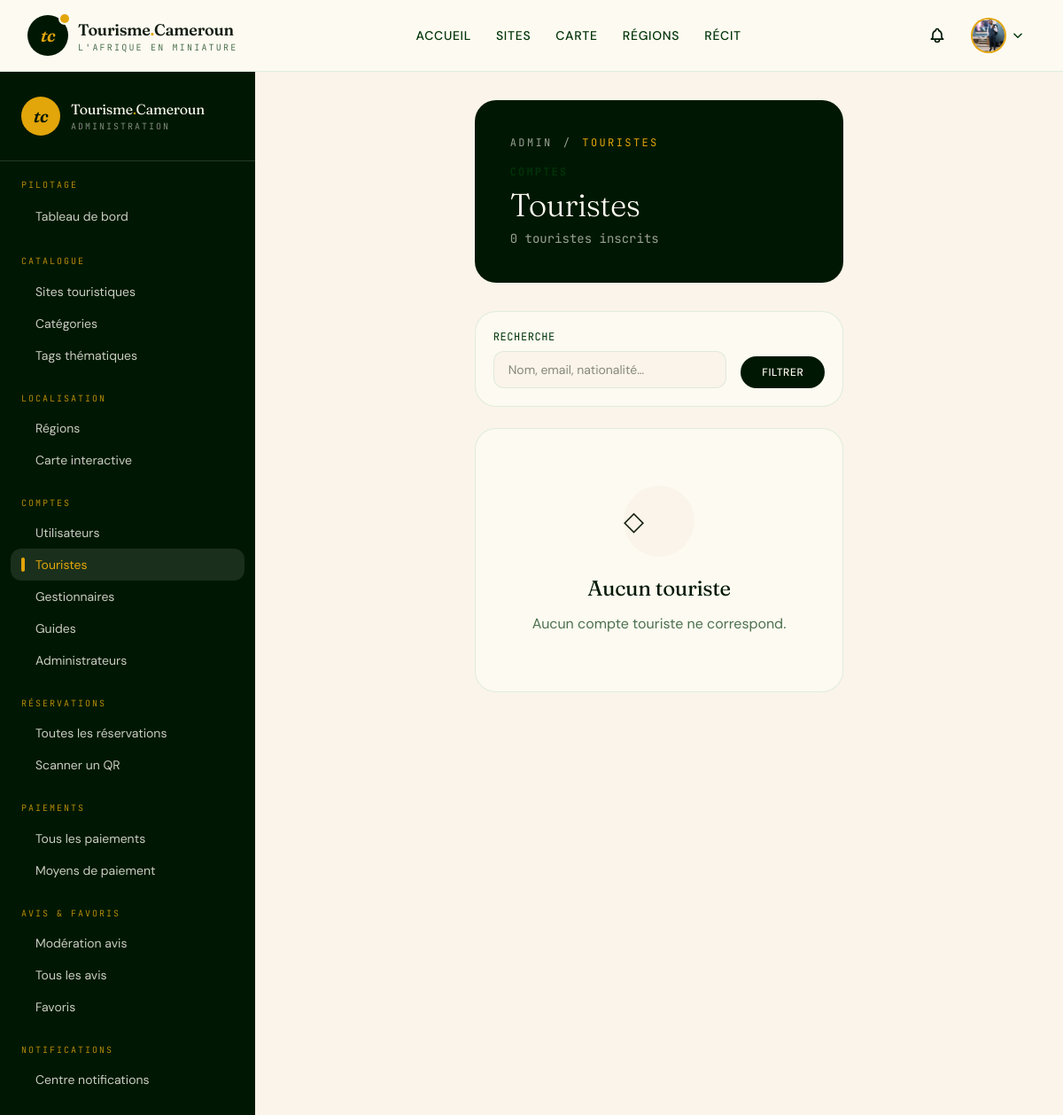
Page /compte/admin/touristes/ (signed in, upper part) on the earlier database version.
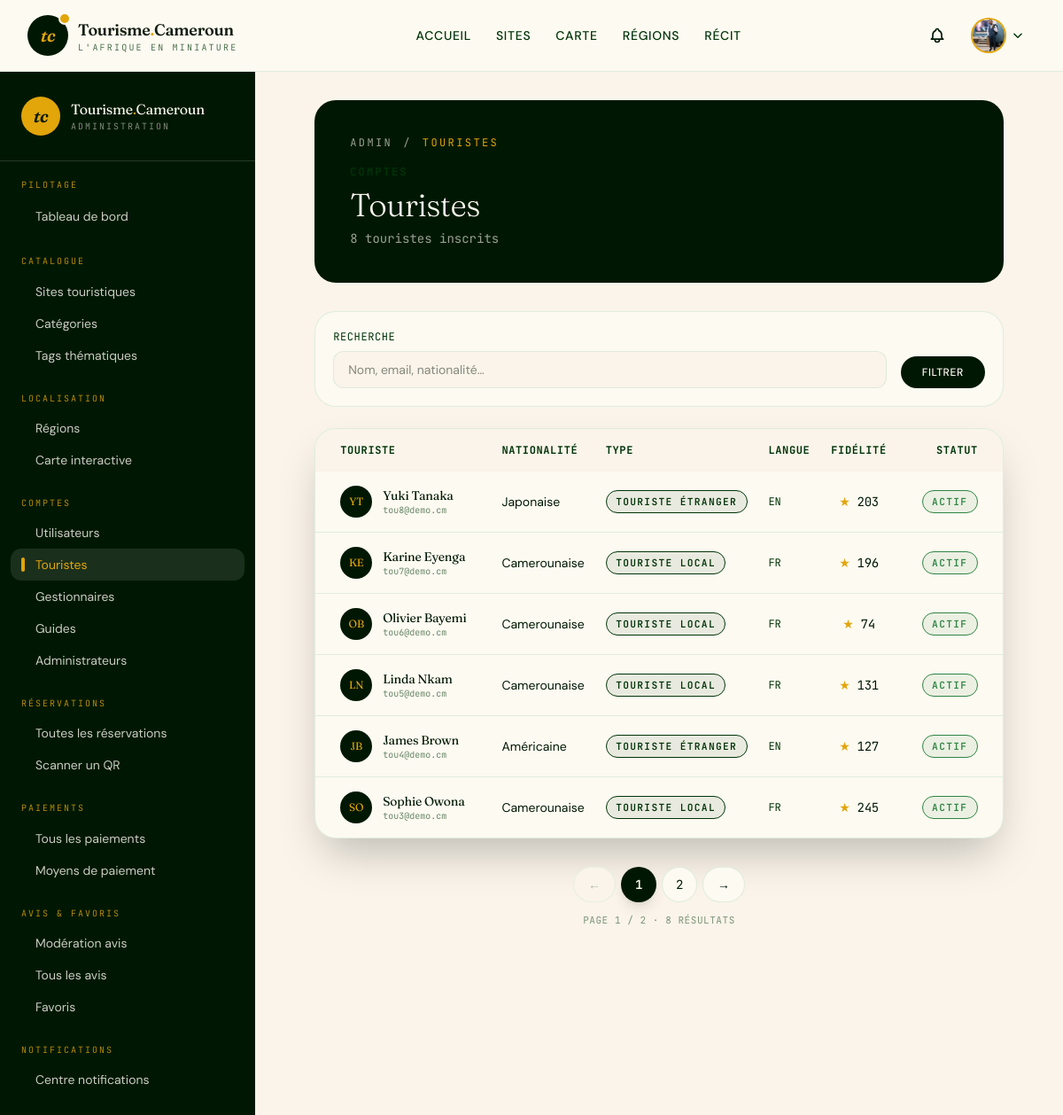
Same page on the later database version.
### compte/models.py (models this page shows, shortened)
class User(AbstractUser):
    class UserType(models.TextChoices):
        TOURISTE = 'touriste', 'Touriste'
        GESTIONNAIRE = 'gestionnaire', 'Gestionnaire de site'
        GUIDE = 'guide', 'Guide touristique'
        ADMIN = 'admin', 'Administrateur'
    id = models.UUIDField(
        primary_key=True,
        default=uuid.uuid4,
        editable=False
    )
    username = None
    email = models.EmailField(
        unique=True,
        verbose_name="Adresse email"
    )
    telephone = models.CharField(
        max_length=20,
        blank=True,
        verbose_name="Téléphone",
        help_text="Format international : +237 6XX XXX XXX"
    )
    photo_profil = models.ImageField(
        upload_to='profiles/%Y/%m/',
        blank=True,
        null=True,
        verbose_name="Photo de profil"
    )
    type_user = models.CharField(
        max_length=20,
        choices=UserType.choices,
        default=UserType.TOURISTE,
        verbose_name="Type d'utilisateur"
    )
    date_inscription = models.DateTimeField(
        auto_now_add=True,
        verbose_name="Date d'inscription"
    )
    USERNAME_FIELD = 'email'
    REQUIRED_FIELDS = []  # Champs requis lors du createsuperuser, en plus de l'email
    objects = UserManager()
    class Meta:
        verbose_name = "Utilisateur"
        verbose_name_plural = "Utilisateurs"
        ordering = ['-date_inscription']
        indexes = [
            models.Index(fields=['email']),
            models.Index(fields=['type_user']),
        ]
    @property
    def nom_complet(self):
        return f"{self.first_name} {self.last_name}".strip()

class Touriste(TimestampedModel):
    class TypeTouriste(models.TextChoices):
        LOCAL = 'local', 'Touriste local'
        ETRANGER = 'etranger', 'Touriste étranger'
    user = models.OneToOneField(
        User,
        on_delete=models.CASCADE,
        related_name='profil_touriste',
        verbose_name="Compte utilisateur"
    )
    nationalite = models.CharField(
        max_length=50,
        default='Camerounaise',
        verbose_name="Nationalité"
    )
    cni_passeport = models.CharField(
        max_length=30,
        blank=True,
        verbose_name="N° CNI ou passeport",
        help_text="Pour vérification à l'entrée des sites"
    )
    type = models.CharField(
        max_length=20,
        choices=TypeTouriste.choices,
        default=TypeTouriste.LOCAL,
        verbose_name="Type"
    )
    langue_pref = models.CharField(
        max_length=10,
        choices=[('fr', 'Français'), ('en', 'English')],
        default='fr',
        verbose_name="Langue préférée"
    )
    date_naissance = models.DateField(
        null=True,
        blank=True,
        verbose_name="Date de naissance"
    )
    points_fidelite = models.PositiveIntegerField(
        default=0,
        verbose_name="Points de fidélité"
    )
    class Meta:
        verbose_name = "Touriste"
        verbose_name_plural = "Touristes"

### compte/views.py (the view, shortened to what this page needs)
# urls.py: path('admin/touristes/',       views.admin_liste_touristes,       name='admin_liste_touristes'),
@login_required
@user_passes_test(est_admin, login_url='compte:connexion')
def admin_liste_touristes(request):
    q = request.GET.get('q', '').strip()
    qs = Touriste.objects.select_related('user').order_by('-created_at')
    total = qs.count()
    page_obj = paginer(request, qs)
    return render(request, 'compte/touriste/liste_touriste.html', {
        'touristes': page_obj, 'page_obj': page_obj, 'q': q,
        'total': total,
        'page_title': 'Touristes',
    })

### templates/compte/touriste/liste_touriste.html (shortened to what this page needs)
{% extends "base.html" %}
{% block content %}
<div class="max-w-[1400px] mx-auto px-4 sm:px-6 lg:px-8 py-8">
  <header class="bg-foret-900 text-base-100 rounded-3xl p-7 lg:p-10 relative overflow-hidden mb-8">
    <nav class="relative flex items-center gap-3 text-xs font-mono uppercase tracking-[0.2em] text-base-100/60 mb-4">
      <a href="{% url 'compte:dashbord_admin' %}" class="hover:text-accent transition">Admin</a>
      <span>/</span>
      <span class="text-accent">Touristes</span>
    </nav>
    <p class="relative eyebrow text-accent mb-2">Comptes</p>
    <h1 class="relative font-display text-3xl lg:text-4xl font-light">Touristes</h1>
    <p class="relative text-sm text-base-100/60 mt-2 font-mono">{{ total }} touriste{{ total|pluralize }} inscrit{{ total|pluralize }}</p>
  </header>
  <form method="get" class="bg-base-100 border border-foret-100/60 rounded-3xl p-5 mb-6 flex flex-wrap gap-4 items-end">
    <div class="flex-1 min-w-[200px]">
      <label class="block text-xs font-mono uppercase tracking-wider text-foret-700 mb-2">Recherche</label>
      <input type="text" name="q" value="{{ q }}" placeholder="Nom, email, nationalité…"
             class="w-full bg-sable-50 border border-foret-100/60 focus:border-foret-700 rounded-xl px-4 py-2.5 text-sm focus:outline-none">
    </div>
    <button type="submit" class="bg-foret-900 text-base-100 rounded-full px-6 py-2.5 text-xs font-medium uppercase tracking-wider hover:bg-foret-700 transition">Filtrer</button>
  </form>
  {% if touristes %}
  <div class="bg-base-100 border border-foret-100/60 rounded-3xl shadow-2xl overflow-hidden">
    <div class="overflow-x-auto">
      <table class="w-full text-sm">
        <thead class="bg-sable-50 text-xs font-mono uppercase tracking-wider text-foret-700">
          <tr>
            <th class="px-7 py-4 text-left">Touriste</th>
            <th class="px-3 py-4 text-left">Nationalité</th>
            <th class="px-3 py-4 text-left">Type</th>
            <th class="px-3 py-4 text-left">Langue</th>
            <th class="px-3 py-4 text-center">Fidélité</th>
            <th class="px-7 py-4 text-right">Statut</th>
          </tr>
        </thead>
        <tbody class="divide-y divide-foret-100/60">
          {% for t in touristes %}
          <tr class="hover:bg-sable-50/60 transition">
            <td class="px-7 py-4">
              <div class="flex items-center gap-3">
                <div class="w-9 h-9 rounded-full bg-foret-900 text-accent grid place-items-center font-display text-xs">
                  {{ t.user.first_name|first|upper }}{{ t.user.last_name|first|upper }}
                </div>
                <div>
                  <p class="font-display text-sm text-foret-900">{{ t.user.nom_complet|default:t.user.email }}</p>
                  <p class="text-[10px] font-mono text-foret-700/60">{{ t.user.email }}</p>
                </div>
              </div>
            </td>
            <td class="px-3 py-4 text-foret-900">{{ t.nationalite|default:"—" }}</td>
            <td class="px-3 py-4">
              <span class="badge-stamp text-foret-700 border-foret-700/40 text-[10px]">{{ t.get_type_display }}</span>
            </td>
            <td class="px-3 py-4 font-mono-num text-xs uppercase text-foret-700">{{ t.langue_pref }}</td>
            <td class="px-3 py-4 text-center font-mono-num text-foret-900">
              <span class="text-accent">★</span> {{ t.points_fidelite }}
            </td>
            <td class="px-7 py-4 text-right">
              {% if t.user.is_active %}
                <span class="badge-stamp text-success border-success/40 text-[10px]">Actif</span>
              {% else %}
                <span class="badge-stamp text-error border-error/40 text-[10px]">Suspendu</span>
              {% endif %}
            </td>
          </tr>
          {% endfor %}
        </tbody>
      </table>
    </div>
  </div>
  {% include "partials/_pagination.html" %}
  {% else %}
  <div class="bg-base-100 border border-foret-100/60 rounded-3xl p-16 text-center">
    <div class="inline-flex w-20 h-20 rounded-full bg-sable-50 grid place-items-center text-3xl mb-5">◇</div>
    <h3 class="font-display text-2xl text-foret-900 mb-3">Aucun touriste</h3>
    <p class="text-foret-700/70">Aucun compte touriste ne correspond.</p>
  </div>
  {% endif %}
</div>
{% endblock %}

### templates/partials/_navbar.html (shortened to what this page needs)
{% load static %}
<nav class="sticky top-0 z-40 bg-base-100/90 backdrop-blur-md border-b border-foret-100/60"
     x-data="{ mobileOpen: false, userOpen: false, scrolled: false }"
     @scroll.window="scrolled = window.scrollY > 8"
     :class="scrolled ? 'shadow-[0_8px_24px_-12px_oklch(20%_0.03_145/0.18)]' : ''">
  <div class="max-w-7xl mx-auto px-4 sm:px-6 lg:px-8">
    <div class="flex items-center justify-between h-20">
      <a href="{% url 'home' %}" class="group flex items-center gap-3">
        <span class="relative grid place-items-center w-11 h-11 rounded-full
                     bg-foret-900 text-accent ring-1 ring-foret-900
                     transition-transform group-hover:rotate-[-8deg]">
          <span class="font-display text-xl font-semibold leading-none italic">tc</span>
          <span class="absolute -top-0.5 -right-0.5 w-2.5 h-2.5 rounded-full bg-accent ring-2 ring-base-100"></span>
        </span>
        <div class="hidden sm:flex flex-col leading-tight">
          <span class="font-display text-lg font-semibold tracking-tight">Tourisme<span class="text-accent">.</span>Cameroun</span>
          <span class="text-[10px] uppercase tracking-[0.22em] text-foret-700/70 font-mono">L'Afrique en miniature</span>
        </div>
      </a>
      <div class="hidden lg:flex items-center gap-1">
        {% with rm=request.resolver_match.url_name %}
        <a href="{% url 'home' %}"
           class="px-3 py-2 text-sm uppercase tracking-wider font-medium transition-colors
                  {% if rm == 'home' %}text-foret-900 underline decoration-accent decoration-2 underline-offset-8{% else %}text-foret-700 hover:text-foret-900{% endif %}">
          Accueil
        </a>
        <a href="{% url 'catalogue:liste_sites' %}"
           class="px-3 py-2 text-sm uppercase tracking-wider font-medium transition-colors
                  {% if rm == 'liste_sites' %}text-foret-900 underline decoration-accent decoration-2 underline-offset-8{% else %}text-foret-700 hover:text-foret-900{% endif %}">
          Sites
        </a>
        <a href="{% url 'localisation:carte' %}"
           class="px-3 py-2 text-sm uppercase tracking-wider font-medium transition-colors
                  {% if rm == 'carte' %}text-foret-900 underline decoration-accent decoration-2 underline-offset-8{% else %}text-foret-700 hover:text-foret-900{% endif %}">
          Carte
        </a>
        <a href="{% url 'localisation:liste_regions_publique' %}"
           class="px-3 py-2 text-sm uppercase tracking-wider font-medium transition-colors
                  {% if rm == 'liste_regions_publique' %}text-foret-900 underline decoration-accent decoration-2 underline-offset-8{% else %}text-foret-700 hover:text-foret-900{% endif %}">
          Régions
        </a>
        <a href="{% url 'a_propos' %}"
           class="px-3 py-2 text-sm uppercase tracking-wider font-medium transition-colors
                  {% if rm == 'a_propos' %}text-foret-900 underline decoration-accent decoration-2 underline-offset-8{% else %}text-foret-700 hover:text-foret-900{% endif %}">
          Récit
        </a>
        {% endwith %}
      </div>
      <div class="flex items-center gap-3">
        {% if user.is_authenticated %}
          <div class="hidden md:block relative" x-data="{ bellOpen: false }" @click.away="bellOpen = false">
            <button @click="bellOpen = !bellOpen"
                    class="relative w-10 h-10 rounded-full hover:bg-sable-50 transition grid place-items-center text-foret-900"
                    aria-label="Notifications">
              <svg class="w-5 h-5" fill="none" stroke="currentColor" viewBox="0 0 24 24">
                <path stroke-linecap="round" stroke-linejoin="round" stroke-width="2" d="M15 17h5l-1.4-1.4A2 2 0 0 1 18 14.2V11a6 6 0 0 0-4-5.6V5a2 2 0 1 0-4 0v.4A6 6 0 0 0 6 11v3.2c0 .5-.2 1-.6 1.4L4 17h5m6 0v1a3 3 0 1 1-6 0v-1m6 0H9"/>
              </svg>
            </button>
          </div>
          <div class="hidden md:block relative" @click.away="userOpen = false">
            <button @click="userOpen = !userOpen"
                    class="flex items-center gap-2 pl-2 pr-3 py-1.5 rounded-full hover:bg-sable-50 transition">
              {% if user.photo_profil %}
                <img src="{{ user.photo_profil.url }}" alt="" class="w-9 h-9 rounded-full object-cover ring-2 ring-accent">
              {% else %}
                <div class="w-9 h-9 rounded-full bg-foret-900 text-accent grid place-items-center font-display text-sm font-semibold ring-2 ring-accent/40">
                  {{ user.first_name|first|upper }}{{ user.last_name|first|upper|default:'' }}
                </div>
              {% endif %}
              <svg class="w-3.5 h-3.5 text-foret-700" :class="userOpen ? 'rotate-180' : ''" fill="none" stroke="currentColor" viewBox="0 0 24 24" style="transition: transform 0.2s;">
                <path stroke-linecap="round" stroke-linejoin="round" stroke-width="2.5" d="M19 9l-7 7-7-7"/>
              </svg>
            </button>
          </div>
        {% endif %}
      </div>
    </div>
  </div>
</nav>

Differences in the rows shown:
added Touriste: user.first_name|first "Y", user.last_name|first "T", user.nom_complet "Yuki Tanaka", user.email "tou8@demo.cm", nationalite "Japonaise", type "TOURISTE ÉTRANGER", langue_pref "EN", points_fidelite "203", shows "ACTIF"
added Touriste: user.first_name|first "K", user.last_name|first "E", user.nom_complet "Karine Eyenga", user.email "tou7@demo.cm", nationalite "Camerounaise", type "TOURISTE LOCAL", langue_pref "FR", points_fidelite "196", shows "ACTIF"
added Touriste: user.first_name|first "O", user.last_name|first "B", user.nom_complet "Olivier Bayemi", user.email "tou6@demo.cm", nationalite "Camerounaise", type "TOURISTE LOCAL", langue_pref "FR", points_fidelite "74", shows "ACTIF"
added Touriste: user.first_name|first "L", user.last_name|first "N", user.nom_complet "Linda Nkam", user.email "tou5@demo.cm", nationalite "Camerounaise", type "TOURISTE LOCAL", langue_pref "FR", points_fidelite "131", shows "ACTIF"
added Touriste: user.first_name|first "J", user.last_name|first "B", user.nom_complet "James Brown", user.email "tou4@demo.cm", nationalite "Américaine", type "TOURISTE ÉTRANGER", langue_pref "EN", points_fidelite "127", shows "ACTIF"
added Touriste: user.first_name|first "S", user.last_name|first "O", user.nom_complet "Sophie Owona", user.email "tou3@demo.cm", nationalite "Camerounaise", type "TOURISTE LOCAL", langue_pref "FR", points_fidelite "245", shows "ACTIF"
Other differences:
{{ total }}: "0" → "8"
{{ page_obj.number }}: (not shown) → "1"
{{ page_obj.paginator.num_pages }}: (not shown) → "2"
{{ page_obj.paginator.count }}: (not shown) → "8"
text no longer shown: "◇ Aucun touriste Aucun compte touriste ne correspond."
text now shown: "TOURISTE NATIONALITÉ TYPE LANGUE FIDÉLITÉ STATUT ← → PAGE / · RÉSULTAT"
new list line: "1"
new list line: "2"
